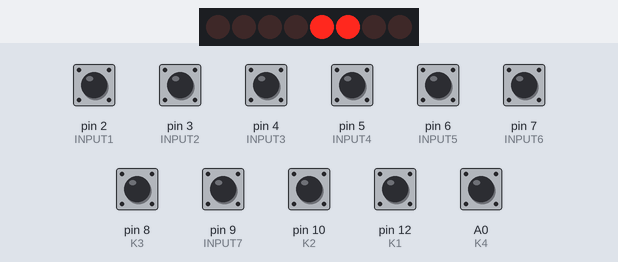
A sketch run on a simulated Arduino Uno, built with avr-gcc and run on an emulated ATmega328P. Parts: 8 shift-register outputs drawn as a row of LEDs (first output left, lit = HIGH). Wiring (inferred from the names in the program): shift register (74HC595): data A5; shift clock A4; latch A3; OE A2. Wiring (inferred from the signals the program sends): row of LEDs: on Q0, Q1, Q2, Q3, Q4, Q5, Q6, Q7. Inputs (shaded band) come from the test bench; at power-on: A0 (K4), pin 2 (INPUT1), pin 3 (INPUT2), pin 4 (INPUT3), pin 5 (INPUT4), pin 6 (INPUT5), pin 7 (INPUT6), pin 8 (K3), pin 9 (INPUT7), pin 10 (K2), pin 12 (K1) HIGH.

Above: at 1.2 s.
1.3 s: pin 7 (INPUT6) pulled LOW for 0.15 s
At 1.35 s:
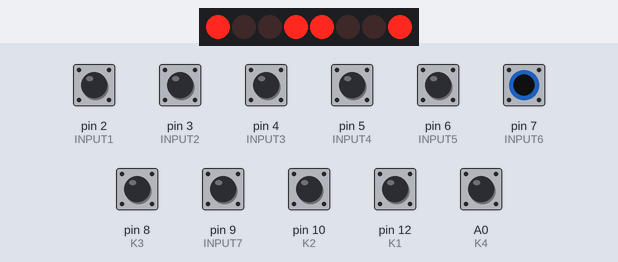
At 1.8 s:
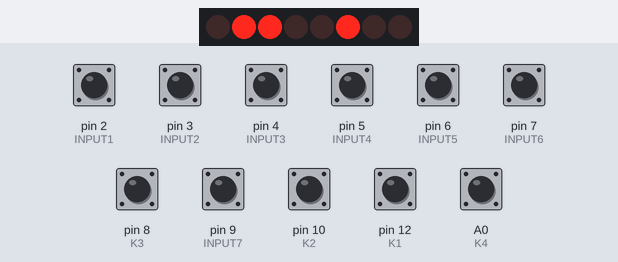
2.0 s: pin 3 (INPUT2) pulled LOW for 0.15 s
2.7 s: A0 (K4) pulled LOW for 0.15 s
3.4 s: pin 5 (INPUT4) pulled LOW for 0.15 s
At 3.45 s:
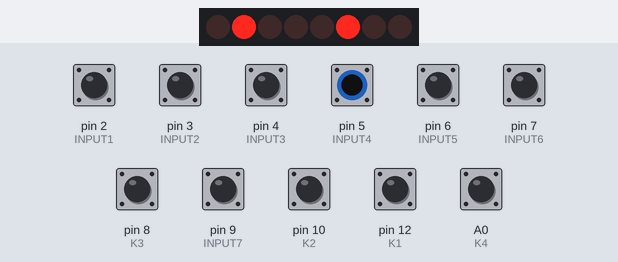
4.1 s: pin 9 (INPUT7) pulled LOW for 0.15 s
At 4.2 s:
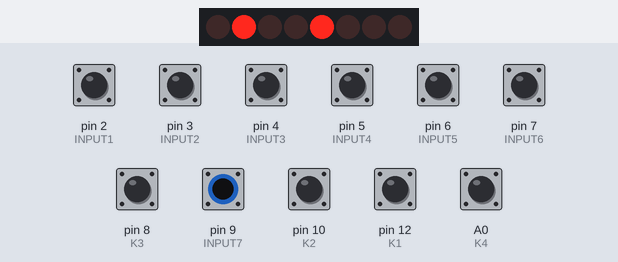
4.8 s: pin 12 (K1) pulled LOW for 0.15 s
Timing chart, 0 to 6.5 s (numbered marks = the images above; inputs shaded):
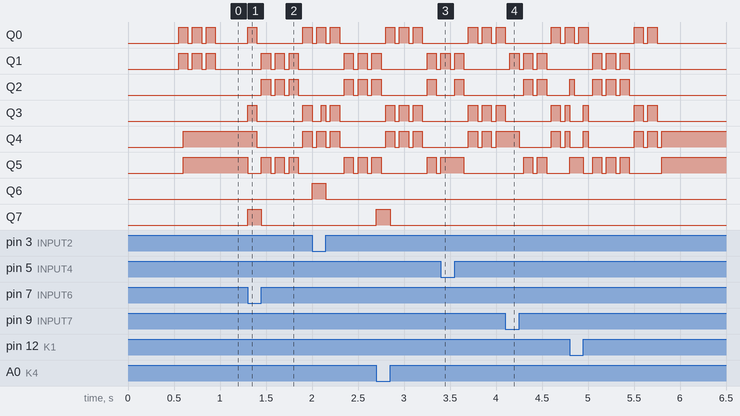

The sketch:

cargo_control.ino
```cpp
// (licence header left out)
#include <FlexiTimer2.h>
#include "settings.h"
#include "lib.h"
#include "read_inputs.h"

long previousMillis = 0;  // for calculating delta time

e_mode MODE[CHANNEL_COUNT];
e_mode PREV_MODE[CHANNEL_COUNT];
s_mode_timer MODE_TIMERS[CHANNEL_COUNT];
SWITCH_STATUS switch_status = {false, false, false, false, false, false, false, true};

// strobe helpers
uint STROVE_CURRENT_TICK[CHANNEL_COUNT];

float ALERT_TIMER = 0;
float BLINK_TIMER = 0;
float STROBE_TIMER = 0;
bool ACTIVE_BLINK_PHASE = 0;

// blink and strobe helpers
/*
Determines the phase of the blinkers and strobes.
There are currently only two phases, 0 and 1.
In order for two lights to blink at different times,
we can set the phase to 0 for one light and 1 for another,
this will mean that when the light with phase 0 is on, the light
with phase 1 is off and vice versa. This applies to strobing effects
slightly differently, mainly in that the strobing effect works with a
few rapid blinks followed by an equally long pause, using phase we can
alternate the timing of the strobe phase vs the pause phase.
*/
uchar BLINK_PHASE[CHANNEL_COUNT];

/* This determines the appearance of the strobe effect.
A conter keeps track of which tick we are currently on.
A tick is a single step in the strobe pattern.
A tick can both mean the light is on or off, depending on
if the tick counter is odd or even.
For active ticks of 6, this means the light will switch on 3 times
and switch off 3 times.
The total ticks is how long the total strobe cycle is.
Generally the total cycle is double the number of active ticks.
During the active phase the lights will switch on and off rapidly,
and during the inactive phase, the lights will be off.

Using BLINK_PHASE we can then determine if the active phase for a specific
light is during the first half or second half of the total tick counter.
*/
uchar strobe_active_ticks = 6;
uchar strobe_total_ticks = strobe_active_ticks * 2;

// convert 1-based channel number to 0-based array index
uchar chtoi(uchar ch) {
  return ch - 1;
}
uchar itoch(uchar i) {
  return i + 1;
}

void set_mode(CHANNEL ch, e_mode mode) {
  if (ch > 0 && ch <= CHANNEL_COUNT)
  {
    MODE[ch - 1] = mode;
  }
}

void set_power(CHANNEL ch, bool on) {
  set_mode(ch, on ? MODE_ON : MODE_OFF);
}

// default phase: 0
void set_strobe(CHANNEL ch, bool on, int phase = 0) {
  set_mode(ch, on ? MODE_STROBE : MODE_OFF);
  BLINK_PHASE[chtoi(ch)] = phase;
}

void set_blink(CHANNEL ch, bool on, int phase = 0) {
  set_mode(ch, on ? MODE_BLINK : MODE_OFF);
  BLINK_PHASE[chtoi(ch)] = phase;
}

void apply_switches() {

  bool is_blink = switch_status.blink_left || switch_status.blink_right;

  // horn ///////////////////////////////////////////////
  set_power(CHANNEL_HORN, switch_status.horn);
  set_power(CHANNEL_BOX_LIGHT, switch_status.box_light);

  if (switch_status.horn) {
    ALERT_TIMER = HORN_ALERT_TIMEOUT;
  }
  ///////////////////////////////////////////////////////

  // blinkers /////////////////////////////////////////
  // right blinker
  set_blink(CHANNEL_BLINK_R, switch_status.blink_right || (!is_blink && switch_status.four_way));
  // left blinker
  set_blink(CHANNEL_BLINK_L, switch_status.blink_left || (!is_blink && switch_status.four_way));
  /////////////////////////////////////////////////////


  // DRL //////////////////////////////////////////////
  if (switch_status.four_way)
  {
    set_blink(CHANNEL_LIGHT_L, switch_status.drl && !is_blink, 1);
    set_blink(CHANNEL_LIGHT_R, switch_status.drl && !is_blink, 1);
  }
  else
  {
    set_power(CHANNEL_LIGHT_L, switch_status.drl && !switch_status.blink_left);
    set_power(CHANNEL_LIGHT_R, switch_status.drl && !switch_status.blink_right);
  }
  /////////////////////////////////////////////////////


  // Position lights //////////////////////////////////
  if (switch_status.blink_left)
    set_blink(CHANNEL_POS_L, true);
  else
    set_power(CHANNEL_POS_L, switch_status.position_light && switch_status.drl);

  if (switch_status.blink_right)
    set_blink(CHANNEL_POS_R, true);
  else
    set_power(CHANNEL_POS_R, switch_status.position_light && switch_status.drl);
  /////////////////////////////////////////////////////


  // Strobe Mode //////////////////////////////////////
  if (switch_status.alert) {
    ALERT_TIMER = DEFAULT_ALERT_TIMEOUT;
  }

  if (ALERT_TIMER > 0) {
    set_strobe(CHANNEL_POS_L, true, 1);
    set_strobe(CHANNEL_POS_R, true, 0);
    if (!is_blink) {
      set_strobe(CHANNEL_LIGHT_L, true, 1);
      set_strobe(CHANNEL_LIGHT_R, true);
      set_strobe(CHANNEL_BLINK_L, true);
      set_strobe(CHANNEL_BLINK_R, true, 1);
    }
  }
  ///////////////////////////////////////////////////////

}

void subtract_timers(unsigned long dt) {
  for (int i = 0; i < CHANNEL_COUNT; i++) {
    if (MODE_TIMERS[i].start_in > 0)
    {
      MODE_TIMERS[i].start_in -= dt;
    } else if (MODE_TIMERS[i].duration > 0) {
      MODE_TIMERS[i].duration -= dt;
    }
  }

  if (ALERT_TIMER > 0)
    ALERT_TIMER -= dt;

  if (BLINK_TIMER > 0) {
    BLINK_TIMER -= dt;
  }
  else {
    BLINK_TIMER = BLINK_SPEED;
    ACTIVE_BLINK_PHASE = !ACTIVE_BLINK_PHASE;
  }

  if (STROBE_TIMER > 0){
    STROBE_TIMER -= dt;
  }
  else {
    STROBE_TIMER = STROBE_SPEED;
    for (int i = 0; i < CHANNEL_COUNT; i++) {
      if (STROVE_CURRENT_TICK[i] >= strobe_total_ticks)
        STROVE_CURRENT_TICK[i] = 1;
      else
        STROVE_CURRENT_TICK[i]++;
    }
  }
}

void mode_apply() {
  for (int i = 0; i < CHANNEL_COUNT; i++) {

    if (MODE_TIMERS[i].mode != MODE_UNSET && MODE_TIMERS[i].start_in <= 0)
    {
      if (MODE_TIMERS[i].duration <= 0) {
        MODE_TIMERS[i].mode = MODE_UNSET;
        MODE[i] = MODE_OFF;
      } else {
        MODE[i] = MODE_TIMERS[i].mode;
      }
    }

    switch (MODE[i]) {
      case MODE_ON:
        POWER[i] = true;
        break;
      case MODE_OFF:
        POWER[i] = false;
        break;
      case MODE_STROBE:
        strobe_mode_for_index(i);
        break;
      case MODE_BLINK:
        blink_mode_for_index(i);
        break;
    }
    PREV_MODE[i] = MODE[i];
  }
}

void blink_mode_for_index(uchar index) {
  bool reset = PREV_MODE[index] != MODE_BLINK;

  POWER[index] = ACTIVE_BLINK_PHASE == BLINK_PHASE[index];
}

void strobe_mode_for_index(uchar index) {
  bool phase = (bool)BLINK_PHASE[index];

  // only lit when strobe count is even
  bool odd = (STROVE_CURRENT_TICK[index] % 2) > 0;

  bool first_half = STROVE_CURRENT_TICK[index] <= strobe_active_ticks && STROVE_CURRENT_TICK[index] > 0;

  POWER[index] = !odd && ((phase && first_half) || (!phase && !first_half));
}


void setup() {

  for (int i = 0; i < CHANNEL_COUNT; i++) {
    POWER[i] = false;
    STROVE_CURRENT_TICK[i] = 0;
    MODE[i] = MODE_OFF;
    PREV_MODE[i] = MODE_OFF;
    BLINK_PHASE[i] = 0;
    MODE_TIMERS[i] = {0, 0, MODE_UNSET, 0};
  }

  pinMode(latchPin, OUTPUT);
  pinMode(clockPin, OUTPUT);
  pinMode(dataPin, OUTPUT);
  pinMode(OE_595, OUTPUT);

  pinMode(K1, INPUT);
  pinMode(K2, INPUT);
  pinMode(K3, INPUT);
  pinMode(K4, INPUT);

  pinMode(INPUT1, INPUT);
  pinMode(INPUT2, INPUT);
  pinMode(INPUT3, INPUT);
  pinMode(INPUT4, INPUT);
  pinMode(INPUT5, INPUT);
  pinMode(INPUT6, INPUT);
  pinMode(INPUT7, INPUT);
  pinMode(INPUT8, INPUT);


  digitalWrite(INPUT1, HIGH);
  digitalWrite(INPUT2, HIGH);
  digitalWrite(INPUT3, HIGH);
  digitalWrite(INPUT4, HIGH);
  digitalWrite(INPUT5, HIGH);
  digitalWrite(INPUT6, HIGH);
  digitalWrite(INPUT7, HIGH);
  digitalWrite(INPUT8, HIGH);

  digitalWrite(K1, HIGH);
  digitalWrite(K2, HIGH);
  digitalWrite(K3, HIGH);
  digitalWrite(K4, HIGH);

  digitalWrite(OE_595, LOW);// Enable 74HC595


  FlexiTimer2::set(50, 1.0/1000, custom_loop); // call every 50ms
  FlexiTimer2::start();

  start_up();

}

// todo
// void set_next_mode(CHANNEL channel, e_mode mode, long start_in, long duration)
// {

// }

void start_up() {
  float start = 0.;
  float duration = 500.;

  MODE_TIMERS[chtoi(CHANNEL_LIGHT_L)] = {start, duration, MODE_STROBE, 0};
  MODE_TIMERS[chtoi(CHANNEL_LIGHT_R)] = {start, duration, MODE_STROBE, 0};

  start+=500;

  MODE_TIMERS[chtoi(CHANNEL_POS_L)] = {start, duration, MODE_STROBE, 0};
  MODE_TIMERS[chtoi(CHANNEL_POS_R)] = {start, duration, MODE_STROBE, 0};

  start+=1000;

  MODE_TIMERS[chtoi(CHANNEL_BLINK_L)] = {start, duration, MODE_STROBE, 0};
  MODE_TIMERS[chtoi(CHANNEL_BLINK_R)] = {start, duration, MODE_STROBE, 0};
}

void custom_loop(void) {
  apply_switches();
  mode_apply();
  power_apply();

  // display is currently not used
  //TODO find a way to switch off the display
  //tube_display_loop();
}

void loop() {
  unsigned long currentMillis = millis();
  unsigned long dt = currentMillis - previousMillis;
  previousMillis = currentMillis;

  switch_status = read_inputs();
  subtract_timers(dt);
}
```

read_inputs.cpp
```cpp
#include "read_inputs.h"

#include "Arduino.h"
#include "lib.h"
#include "settings.h"

SWITCH_STATUS read_inputs() {
    return {
        .blink_left = read(SW_BLINK_L) || read(K1),
        .blink_right = read(SW_BLINK_R) || read(K2),
        .horn = read(SW_HORN) || read(K4),
        .alert = read(SW_ALERT) || read(K3),
        .box_light = read(SW_BOX_LIGHT),
        .position_light = read(SW_POS),
        .four_way = read(SW_4WAY),
        .drl = true
    };
}
```

read_inputs.h
```cpp
#ifndef __READ_INPUTS_H__
#define __READ_INPUTS_H__

#include "lib.h"

SWITCH_STATUS read_inputs();

#endif #__READ_INPUTS_H__
```

settings.h
```cpp
#ifndef __SETTINGS_H__
#define __SETTINGS_H__

#include <Arduino.h>

#define uchar unsigned char
#define uint  unsigned int

// how fast the strobe mode blinks
#define STROBE_SPEED 75 //orig 75

// blinker on/off speed
#define BLINK_SPEED 400

// how long to do alert mode after horn is finished
#define HORN_ALERT_TIMEOUT 3000

// how quickly to switch off alert mode when alert switch is off
#define DEFAULT_ALERT_TIMEOUT 500

// Inputs (numbers taken from example code)
const int INPUT1 = 2;
const int INPUT2 = 3;
const int INPUT3 = 4;
const int INPUT4 = 5;
const int INPUT5 = 6;
const int INPUT6 = 7;
const int INPUT7 = 9;
const int INPUT8 = 11;

const int K1 = 12;
const int K2 = 10;
const int K3 = 8;
const int K4 = A0;


// INPUTS
#define SW_1 INPUT1
#define SW_2 INPUT2
#define SW_3 INPUT3
#define SW_BLINK_L INPUT4
#define SW_RED INPUT5
#define SW_HORN INPUT6
#define SW_BLINK_R INPUT7
#define SW_SWETRACK_RELAY INPUT8

#define SW_ALERT SW_RED
// #define SW_DRL SW_3
#define SW_POS SW_3
#define SW_BOX_LIGHT SW_2
#define SW_4WAY SW_1

// number of relays on the board
#define CHANNEL_COUNT 8

//OUTPUTS (0-based)
#define CHANNEL_POS_L 1
#define CHANNEL_POS_R 2
#define CHANNEL_BLINK_L 3
#define CHANNEL_BLINK_R 4
#define CHANNEL_LIGHT_L 5
#define CHANNEL_LIGHT_R 6
#define CHANNEL_BOX_LIGHT 7
#define CHANNEL_HORN 8


#endif /* __SETTINGS_H__ */
```

lib.cpp
```cpp
#include "lib.h"

// activate power of channel
bool POWER[CHANNEL_COUNT];

bool read(SWITCH sw) {
  return digitalRead(sw) == LOW ? true : false;
}

void power_apply() {
    uchar relay_dat;

    for (int i = 0; i < CHANNEL_COUNT; i++) {
      if (POWER[i])
        bitSet(relay_dat, i);
      else
        bitClear(relay_dat, i);
    }

    //ground latchPin and hold low for as long as you are transmitting
    digitalWrite(latchPin, LOW);

    shiftOut(dataPin, clockPin, MSBFIRST, relay_dat);

    //return the latch pin high to signal chip that it
    //no longer needs to listen for information
    digitalWrite(latchPin, HIGH);

}
```

lib.h
```cpp
#ifndef __LIB_H__
#define __LIB_H__

#include "settings.h"

typedef unsigned char SWITCH;
typedef unsigned char CHANNEL;

typedef enum {
  MODE_OFF,
  MODE_ON,
  MODE_BLINK,
  MODE_STROBE,
  MODE_UNSET
} e_mode;

typedef struct {
  float start_in;
  float duration;
  e_mode mode;
  bool phase;
} s_mode_timer;

//TODO not used yet
typedef struct {
  float start_in;
  float duration;
  e_mode next_mode;
  e_mode mode;
  bool phase;
} s_output_status;
//END not used yet

//Pin connected to latch of Digital Tube Module
const int latchPin = A3;
//Pin connected to clock of Digital Tube Module
const int clockPin = A4;
//Pin connected to data of Digital Tube Module
const int dataPin = A5;
//Pin connected to 595_OE of Digital Tube Module
const int OE_595 = A2;

// activate power of channel
extern bool POWER[CHANNEL_COUNT];

typedef struct {
  bool blink_left;
  bool blink_right;
  bool horn;
  bool alert;
  bool box_light;
  bool position_light;
  bool four_way;
  bool drl;
} SWITCH_STATUS;


bool read(SWITCH sw);
void power_apply();

#endif /* __LIB_H__ */
```
